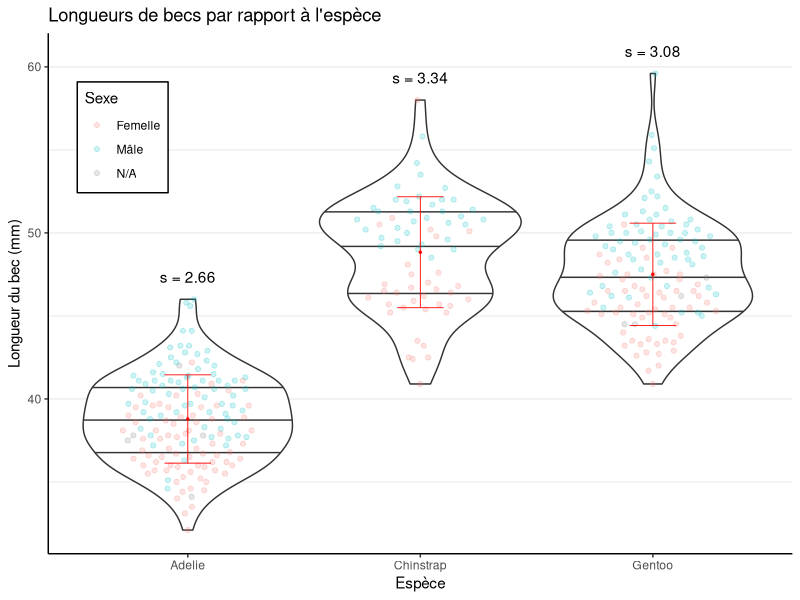
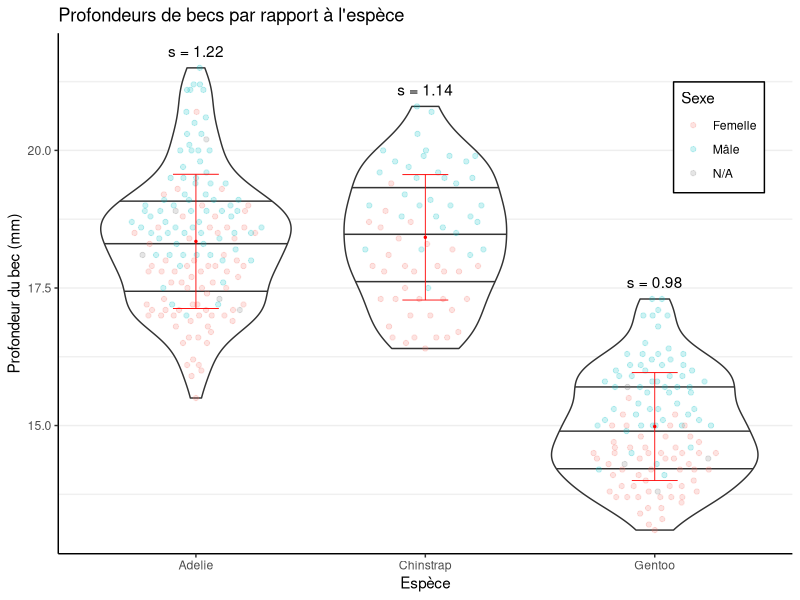
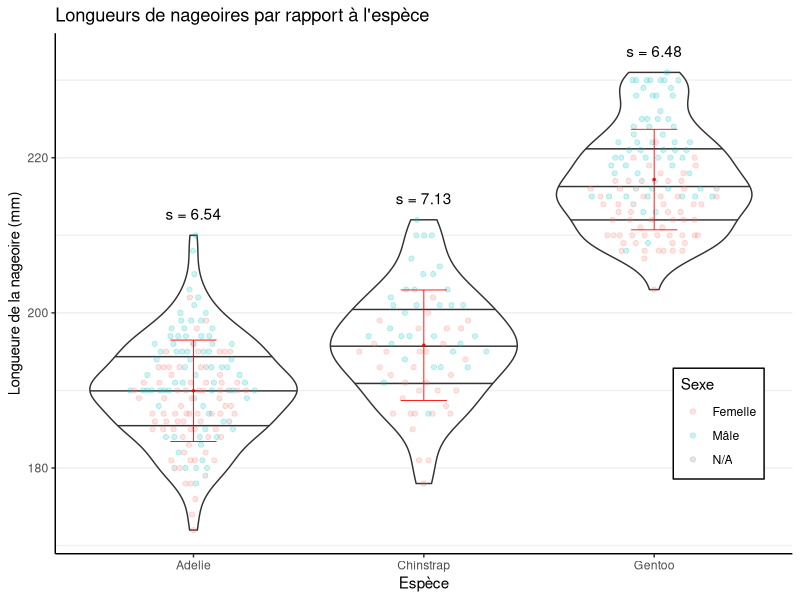
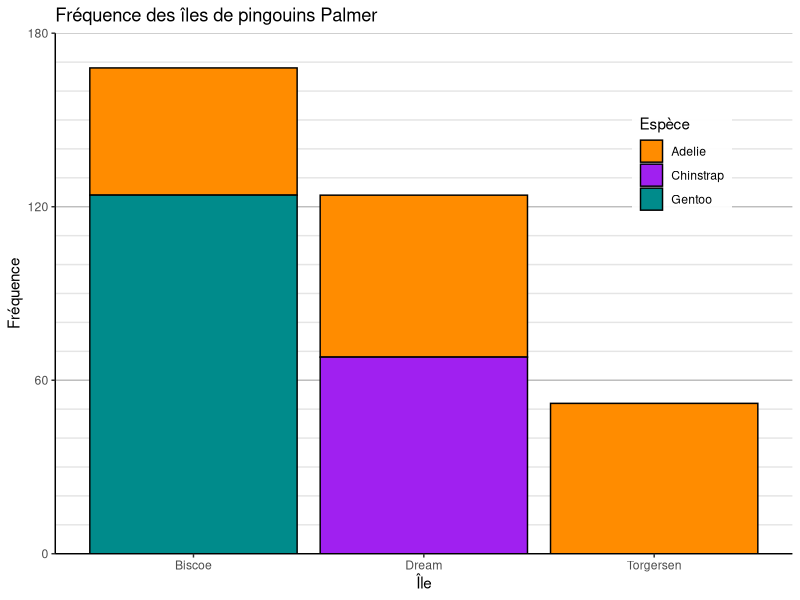
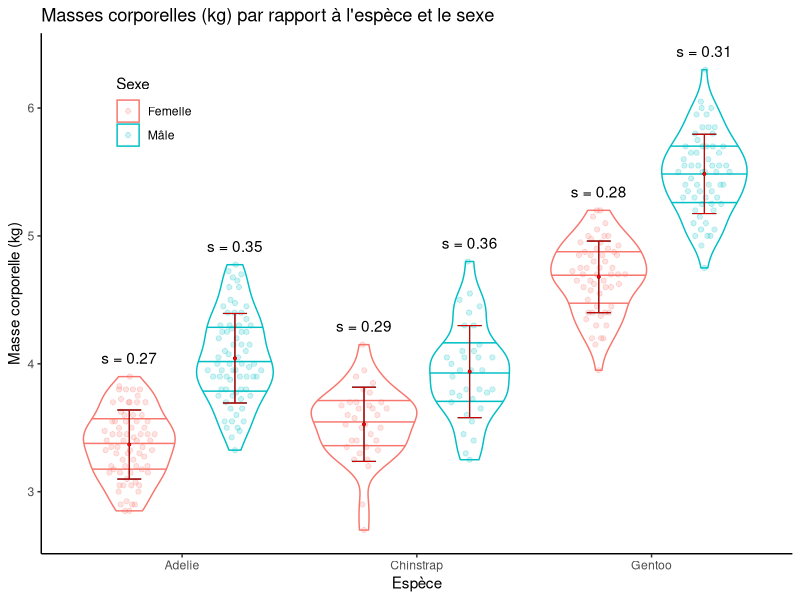
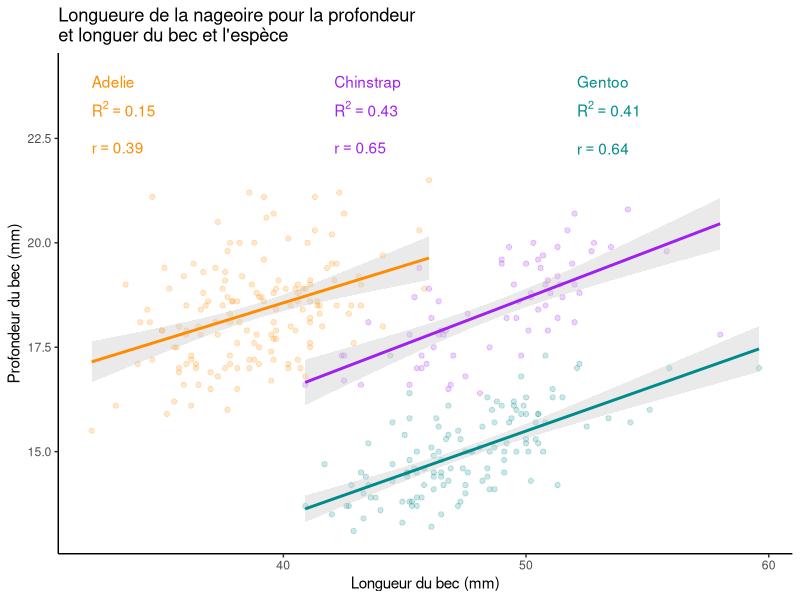
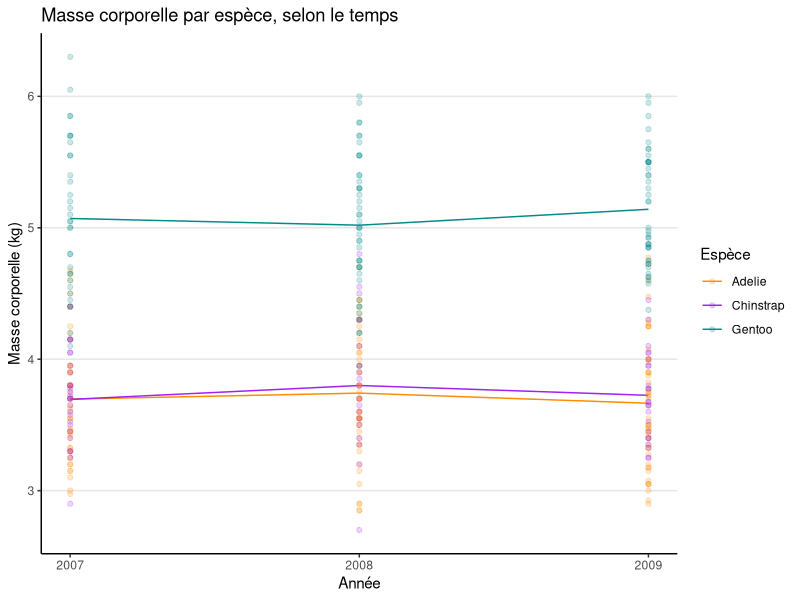
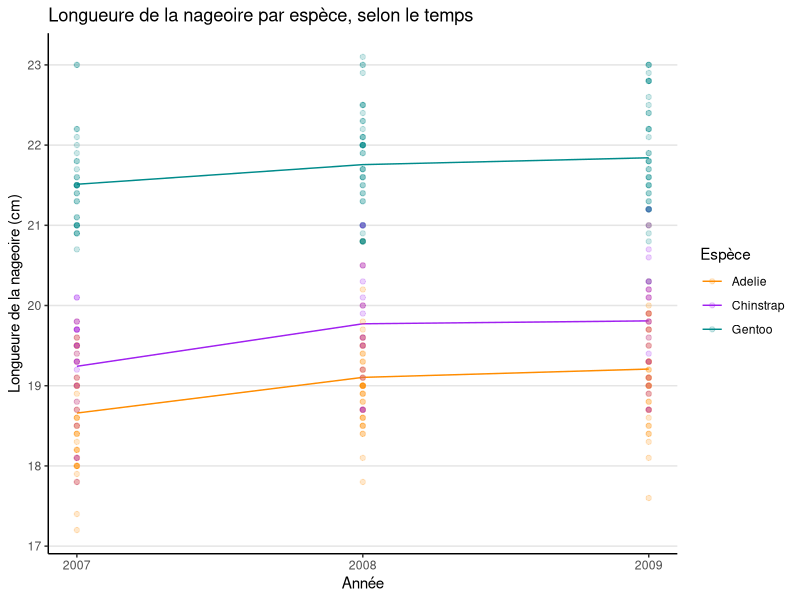

Recreate these plots in R, in order.
## ---- chunk 1
# Préparatipn de librairies et installations variés

# install.packages("palmerpenguins")
# install.packages("tidyverse")
# install.packages("languageserver")
# install.packages("ggbeeswarm")
# install.packages("viridis")

library(palmerpenguins)
library("tidyverse")
library(ggbeeswarm) # Génère des graphique d'essaim d'abeille
library(viridis) # Couleurs pouvant être mieux perçus
library(knitr) # Tableaux

# citation()
# citation("palmerpenguins")
# citation("tidyverse")
# citation("ggbeeswarm")
## ---- chunk 2
# Assurer l'utilisation des virgules par les sorties

inline_hook_old <- knit_hooks$get("inline")

format_d <- function(x) {
  if (is.numeric(x)) {
    return(str_replace_all(str_replace_all(sprintf("%.2f", x), "[.]", ","), ",00", ""))
  }

  return(x)
}

kable_fr <- function(x) {
  # Alignement selon la type de valeur
  alignment <- ""
  for(i in 1:ncol(x)) {
    if (is.numeric(x[,i])) {
      alignment <- paste(alignment, "r", sep="")
    } else {
      alignment <- paste(alignment, "l", sep="")
    }
  }

  x %>%
    mutate_all(~format_d(.)) %>%
    kable(align=alignment)
}

decimal_hook <- function (x) {
  if (is.numeric(x)) {
    # If integer, print without decimal; otherwise print two places
    res <- ifelse(x == round(x),
      sprintf("%d", x),
      str_replace_all(sprintf("%.2f", x), "[.]", ",")
    )
    paste(res, collapse = ", ")
  }

  inline_hook_old(x)
}

knit_hooks$set(inline = decimal_hook)
## ---- chunk 3
# Préparation aesthétique

theme_set(theme_classic())

# Échelle de couleur des pingouins Palmer
penguin_colours <- c("darkorange","purple","cyan4")
names(penguin_colours) <- levels(penguins$species)
penguin_colour_scale <- function(fill = FALSE) {
  if (fill) {
    return (scale_fill_manual(name = "Espèce", values = penguin_colours))
  }

  return (scale_colour_manual(name = "Espèce", values = penguin_colours))
}

# Utilisation d'une graine aléatoire déterminée
set.seed(3142)

## ---- chunk 4
# Fonctions générales

# Mode pour les facteurs
Mode <- function(x) {
  ux <- unique(x)
  return(ux[which.max(tabulate(match(x, ux)))])
}
## ---- chunk 5
penguins_fr <-
  penguins %>%
  mutate(
    body_mass_g = body_mass_g / 1000
  )

colnames(penguins_fr) <- c("Espèce", "Isle", "Longueur du bec (mm)", "Profondeur du bec (mm)", "Longueure de la nageoire (mm)", "Masse corporelle (kg)", "Sexe", "Année")
## ---- chunk 6

penguins %>%
  filter(
    is.na(species) |
    is.na(island) |
    is.na(bill_length_mm) |
    is.na(bill_depth_mm) |
    is.na(flipper_length_mm) |
    is.na(body_mass_g) |
    is.na(sex) |
    is.na(year)
  ) %>%
  kable_fr()

## ---- chunk 7

# rownames(sommaire) <- colnames(penguins)

Mode(penguins$island)

factor_list <-
  penguins_fr %>%
  select_if(negate(is.numeric)) %>%
  summarise_all(
    list(
      n=~n(),
      na=~sum(is.na(.)),
      mode=~(.)[1]
    )
  ) %>%
  unlist() %>%
  split(seq(ncol(
    penguins_fr %>%
    select_if(negate(is.numeric))
  )))

factor_df <- data.frame(
  matrix(unlist(factor_list), nrow=3, byrow=TRUE),
  row.names = colnames(
    penguins_fr %>%
    select_if(negate(is.numeric))
  )
)

colnames(factor_df) <- c("n", "NA", "Mode")

factor_df# %>%
  # kable()

## ---- chunk 8

# rownames(sommaire) <- colnames(penguins)

numeric_list <-
  penguins_fr %>%
  select_if(is.numeric) %>%
  summarise_all(
    list(
      moyenne=~mean(., na.rm = TRUE),
      min=~min(., na.rm = TRUE),
      q1=~quantile(., 0.25, na.rm = TRUE),
      q2=~median(., na.rm = TRUE),
      q3=~quantile(., 0.75, na.rm = TRUE),
      max=~max(., na.rm = TRUE),
      ecart=~max(., na.rm = TRUE) - min(., na.rm = TRUE)
    )
  ) %>%
  unlist() %>%
  split(seq(ncol(
    penguins_fr %>%
    select_if(is.numeric)
  )))

numeric_df <- data.frame(
  matrix(unlist(numeric_list), nrow=5, byrow=TRUE),
  row.names = colnames(
    penguins_fr %>%
    select_if(is.numeric)
  )
)

colnames(numeric_df) <- c("Moyenne", "Min", "Q1", "Médiane", "Q3", "Max", "Écart")

numeric_df %>%
  kable_fr()

## ---- chunk 9

sifted <-
  penguins %>%
  filter(
    !is.na(bill_length_mm)
  )

dfTab <- sifted %>% group_by(species) %>%
  summarize(
    y = max(bill_length_mm) + 1,
    mean = mean(bill_length_mm),
    sd = round(sd(bill_length_mm), digits = 2)
  )

ggplot(sifted) +
  # Diagrammes
  geom_violin(aes(species, bill_length_mm), staplewidth = 0.5, draw_quantiles = c(0.25, 0.5, 0.75)) +
  geom_quasirandom(aes(species, bill_length_mm, colour = sex), width = 0.3, alpha = 0.2) +

  # Écart type / barres d'érreure
  geom_errorbar(data=dfTab, aes(x=species, y=mean, ymin=mean-sd, ymax=mean+sd), width=.2, linewidth=.3, colour="red") +
  geom_point(data=dfTab, aes(x=species, y=mean), size=0.5, colour="red") +
  # Anotation de l'écart type
  geom_text(data=dfTab,aes(x=species,y=y,parse=FALSE,label=sprintf("s = %.2f", dfTab$sd)),vjust=0) +

  # Thèmes
  theme(
    legend.position = c(0.10, 0.80),
    legend.background = element_rect(colour = "black")
  ) +
  theme(
    panel.grid.major.y = element_line(color = "#00000011"),
    panel.grid.minor.y = element_line(color = "#0000000f"),
  ) +

  # Anotations
  scale_colour_discrete(labels = c("Femelle", "Mâle", "N/A")) +
  labs(
    title = "Longueurs de becs par rapport à l'espèce",
    x = "Espèce",
    y = "Longueur du bec (mm)",
    colour = "Sexe"
  )
## ---- chunk 10

sifted <-
  penguins %>%
  filter(
    !is.na(bill_depth_mm)
  )

dfTab <- sifted %>% group_by(species) %>%
  summarize(
    y = max(bill_depth_mm) + 0.2,
    mean = mean(bill_depth_mm),
    sd = round(sd(bill_depth_mm), digits = 2)
  )

ggplot(sifted) +
  # Diagrammes
  geom_violin(aes(species, bill_depth_mm), staplewidth = 0.5, draw_quantiles = c(0.25, 0.5, 0.75)) +
  geom_quasirandom(aes(species, bill_depth_mm, colour = sex), width = 0.3, alpha = 0.2) +
  
  # Écart type / barres d'érreure
  geom_errorbar(data=dfTab, aes(x=species, y=mean, ymin=mean-sd, ymax=mean+sd), width=.2, linewidth=.3, colour="red") +
  geom_point(data=dfTab, aes(x=species, y=mean), size=0.5, colour="red") +
  # Anotation de l'écart type
  geom_text(data=dfTab,aes(x=species,y=y,parse=FALSE,label=sprintf("s = %.2f", dfTab$sd)),vjust=0) +

  # Thèmes
  theme(
    legend.position = c(0.90, 0.80),
    legend.background = element_rect(colour = "black")
  ) +
  theme(
    panel.grid.major.y = element_line(color = "#00000011"),
    panel.grid.minor.y = element_line(color = "#0000000f"),
  ) +

  # Anotations
  scale_colour_discrete(labels = c("Femelle", "Mâle", "N/A")) +
  labs(
    title = "Profondeurs de becs par rapport à l'espèce",
    x = "Espèce",
    y = "Profondeur du bec (mm)",
    colour = "Sexe"
  )
## ---- chunk 11

sifted <-
  penguins %>%
  filter(
    !is.na(flipper_length_mm)
  )

dfTab <-
  sifted %>%
  group_by(
    species
  ) %>%
  summarize(
    y = max(flipper_length_mm) + 2,
    mean = mean(flipper_length_mm),
    sd = round(sd(flipper_length_mm), digits = 2)
  )

ggplot(sifted) +
  # Diagrammes
  geom_violin(aes(species, flipper_length_mm), staplewidth = 0.5, draw_quantiles = c(0.25, 0.5, 0.75)) +
  geom_quasirandom(aes(species, flipper_length_mm, colour = sex), width = 0.3, alpha = 0.2) +
  
  # Écart type / barres d'érreure
  geom_errorbar(data=dfTab, aes(x=species, y=mean, ymin=mean-sd, ymax=mean+sd), width=.2, linewidth=.3, colour="red") +
  geom_point(data=dfTab, aes(x=species, y=mean), size=0.5, colour="red") +
  # Anotation de l'écart type
  geom_text(data=dfTab,aes(x=species,y=y,parse=FALSE,label=sprintf("s = %.2f", dfTab$sd)),vjust=0) +

  # Thèmes
  theme(
    legend.position = c(0.90, 0.25),
    legend.background = element_rect(colour = "black")
  ) +
  theme(
    panel.grid.major.y = element_line(color = "#00000011"),
    panel.grid.minor.y = element_line(color = "#0000000f"),
  ) +

  # Anotations
  scale_colour_discrete(labels = c("Femelle", "Mâle", "N/A")) +
  labs(
    title = "Longueurs de nageoires par rapport à l'espèce",
    x = "Espèce",
    y = "Longueure de la nageoire (mm)",
    colour = "Sexe"
  )
## ---- chunk 12

sifted <-
 penguins

ggplot(sifted, aes(island)) +
  geom_histogram(stat="count", aes(fill = species), color = "black") +
  
  # Intervales
  scale_y_continuous(
    limits = c(0, 180),
    expand = c(0, 0),
    breaks = seq(from = 0, to = 180, by = 60),
    minor_breaks = seq(from = 0, to = 180, by = 10)
  ) +

  # Thèmes
  theme(
    panel.grid.major.y = element_line(color = "grey"),
    panel.grid.minor.y = element_line(color = "grey90"),
  ) +
  penguin_colour_scale(TRUE) +
  theme(
    legend.position = c(0.85, 0.75),
    legend.background = element_rect(fill = "#ffffffee")
  ) +

  # Renomer tout
  labs(
    title = "Fréquence des îles de pingouins Palmer",
    x = "Île",
    y = "Fréquence",
    fill = "Espèce"
  )
## ---- chunk 13
# Différences entre les fréquences de chaque île, à utiliser en-texte
bis_drea_isle_diff <- sum(penguins$island == "Biscoe") - sum(penguins$island == "Dream")
drea_torg_isle_diff <- sum(penguins$island == "Dream") - sum(penguins$island == "Torgersen")
## ---- chunk 14
# Moyennes des masses de chaque espèce, à utiliser en-texte

sifted <-
  penguins %>%
  mutate(
    body_mass_g = body_mass_g / 1000
  ) %>%
  filter(
    !is.na(body_mass_g) &
    !is.na(sex)
  )

penguin_mass_avgs <-
  sifted %>%
  group_by(
    species
  ) %>%
  summarize(
    mean = mean(body_mass_g)
  ) %>%
  select(
    species,
    mean
  )
## ---- chunk 15

sifted <-
  penguins %>%
  mutate(
    body_mass_g = body_mass_g / 1000
  ) %>%
  filter(
    !is.na(body_mass_g) &
    !is.na(sex)
  )

dfTab <-
  sifted %>%
  group_by(
    species,
    sex
  ) %>%
  summarize(
    y = max(body_mass_g) + 0.1,
    mean = mean(body_mass_g),
    sd = round(sd(body_mass_g), digits = 2)
  )

dodgewidth <- 0.9

ggplot(sifted) +
  # Diagrammes
  geom_violin(aes(x=species, y=body_mass_g, color=sex), position=position_dodge(width=dodgewidth), staplewidth = 0.5, draw_quantiles = c(0.25, 0.5, 0.75)) +
  geom_quasirandom(aes(x=species, y=body_mass_g, colour=sex), dodge.width=dodgewidth, width = 0.12, alpha = 0.2) +

  # Écart type / barres d'érreure
  geom_errorbar(data=dfTab, aes(x=species, group=sex, y=mean, ymin=mean-sd, ymax=mean+sd), position=position_dodge(width=dodgewidth), width=.205, linewidth=.4, colour="black") +
  geom_point(data=dfTab, aes(x=species, group=sex, y=mean), position=position_dodge(width=dodgewidth), size=0.6, colour="black") +

  geom_errorbar(data=dfTab, aes(x=species, group=sex, y=mean, ymin=mean-sd, ymax=mean+sd), position=position_dodge(width=dodgewidth), width=.2, linewidth=.3, colour="red") +
  geom_point(data=dfTab, aes(x=species, group=sex, y=mean), position=position_dodge(width=dodgewidth), size=0.5, colour="red") +

  # Anotation de l'écart type
  geom_text(data=dfTab,aes(x=species, group=sex, y=y, parse=FALSE, label=sprintf("s = %.2f", dfTab$sd)), position=position_dodge(width=dodgewidth), vjust=0) +

  # Thèmes
  theme(legend.position = c(0.15, 0.85)) +

  # Anotations
  scale_colour_discrete(labels = c("Femelle", "Mâle")) +
  labs(
    title = "Masses corporelles (kg) par rapport à l'espèce et le sexe",
    x = "Espèce",
    y = "Masse corporelle (kg)",
    colour = "Sexe"
  )
## ---- chunk 16

sifted <-
  penguins %>%
  mutate(
    flipper_length_mm = flipper_length_mm / 10
  ) %>%
  filter(
    !is.na(bill_length_mm) &
    !is.na(flipper_length_mm)
  )

dfTab <-
  sifted %>%
  group_by(
    species
  ) %>%
  summarize(
    x = min((penguins %>% filter(!is.na(bill_length_mm)))$bill_length_mm) + ifelse(species == "Adelie", 0, ifelse(species == "Chinstrap", 10, 20)),
    y = max(bill_depth_mm) + 0.1,
    r = cor(bill_length_mm, bill_depth_mm),
    r2 = summary(lm(bill_depth_mm ~ bill_length_mm))$r.squared
  ) %>%
  arrange(species) %>%
  filter(row_number()==1)

ggplot(sifted, aes(bill_length_mm, bill_depth_mm)) +
  geom_point(aes(colour = species), alpha = 0.2) +

  geom_smooth(method="lm",aes(color=species),se=TRUE, fill="grey80") +

  geom_text(data=dfTab,aes(color=species, label=species, x=x, y=24),parse=TRUE, hjust=0, vjust=1, show_guide=FALSE) +
  geom_text(data=dfTab,aes(color=species, label=sprintf("R^2 == %.2f", r2), x=x, y=23.4),parse=TRUE, hjust=0, vjust=1, show_guide=FALSE) +
  geom_text(data=dfTab,aes(color=species, label=sprintf("r == %.2f", r), x=x, y=22.4),parse=TRUE, hjust=0, vjust=1, show_guide=FALSE) +

  # Thèmes
  penguin_colour_scale() +
  theme(legend.position = "none") +

  # Renomer tout
  labs(
    title = "Longueure de la nageoire pour la profondeur\net longuer du bec et l'espèce",
    x = "Longueur du bec (mm)",
    y = "Profondeur du bec (mm)",
    colour = "Espèce",
    size = "Longueure de la\nnageoire (cm)"
  )
## ---- chunk 17

sifted <-
  penguins %>%
  filter(
    !is.na(year) &
    !is.na(body_mass_g)
  ) %>%
  mutate(
    body_mass_g = body_mass_g / 1000,
    flipper_length_mm = flipper_length_mm / 10
  )

dfTab <-
  sifted %>%
  group_by(
    species,
    year
  ) %>%
  select(
    year,
    species,
    bill_length_mm,
    bill_depth_mm,
    flipper_length_mm,
    body_mass_g
  ) %>%
  summarize(
    mean = mean(body_mass_g)
  ) %>%
  distinct(species, year, .keep_all=TRUE)

ggplot(sifted, aes(year, body_mass_g)) +
  geom_line(data=dfTab, aes(x=year, colour = species, y=mean)) +
  geom_point(aes(colour = species), alpha=0.2) +

  # Intervales
  scale_x_continuous(
    breaks = seq(from = 2007, to = 2009, by = 1)
  ) +


  # Thèmes
  theme(
    panel.grid.major.y = element_line(color = "grey90"),
  ) +
  penguin_colour_scale() +

  # Renomer tout
  labs(
    title = "Masse corporelle par espèce, selon le temps",
    x = "Année",
    y = "Masse corporelle (kg)",
    colour = "Espèce"
  )
## ---- chunk 18

sifted <-
  penguins %>%
  filter(
    !is.na(year) &
    !is.na(flipper_length_mm)
  ) %>%
  mutate(
    body_mass_g = body_mass_g / 1000,
    flipper_length_mm = flipper_length_mm / 10
  )

dfTab <-
  sifted %>%
  group_by(
    species,
    year
  ) %>%
  select(
    year,
    species,
    bill_length_mm,
    bill_depth_mm,
    flipper_length_mm
  ) %>%
  summarize(
    mean = mean(flipper_length_mm)
  ) %>%
  distinct(species, year, .keep_all=TRUE)

ggplot(sifted, aes(year, flipper_length_mm)) +
  geom_line(data=dfTab, aes(x=year, colour = species, y=mean)) +
  geom_point(aes(colour = species), alpha=0.2) +

  # Intervales
  scale_x_continuous(
    breaks = seq(from = 2007, to = 2009, by = 1)
  ) +


  # Thèmes
  theme(
    panel.grid.major.y = element_line(color = "grey90"),
  ) +
  penguin_colour_scale() +

  # Renomer tout
  labs(
    title = "Longueure de la nageoire par espèce, selon le temps",
    x = "Année",
    y = "Longueure de la nageoire (cm)",
    colour = "Espèce"
  )
## ---- chunk 19

# TODO: Delete

sifted <-
  penguins %>%
  filter(
    !is.na(year) &
    !is.na(body_mass_g)
  )

dfTab <-
  sifted %>%
  group_by(
    species
  ) %>%
  select(
    species,
    bill_length_mm,
    bill_depth_mm,
    flipper_length_mm
  ) %>%
  summarize(
    x = min((penguins %>% filter(!is.na(bill_length_mm)))$bill_length_mm) + ifelse(species == "Adelie", 0, ifelse(species == "Chinstrap", 10, 20)),
    y = max(bill_depth_mm) + 0.1,
    r = cor(bill_length_mm, bill_depth_mm),
    r2 = summary(lm(bill_depth_mm ~ bill_length_mm))$r.squared
  )

ggplot(sifted, aes(year)) +
  geom_line(stat="count", aes(colour = species)) +

  # geom_smooth(data=dfTab,method="lm",aes(color=species, y=sum),se=TRUE, fill="grey80") +

  expand_limits(y=0) +

  # Intervales
  scale_x_continuous(
    breaks = seq(from = 2007, to = 2009, by = 1)
  ) +


  # Thèmes
  theme(
    panel.grid.major.y = element_line(color = "grey90"),
  ) +
  penguin_colour_scale() +

  # Renomer tout
  labs(
    title = "Population par espèce, selon le temps",
    x = "Année",
    y = "Taille de la population",
    colour = "Espèce"
  )
